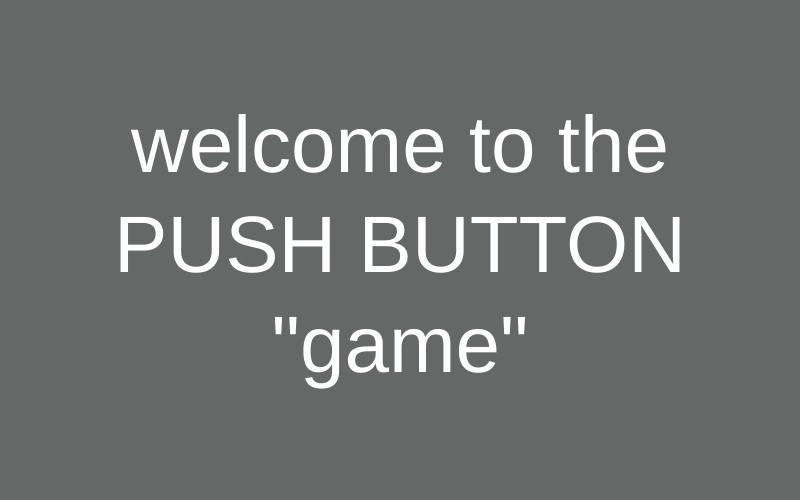
Frame 1 (no input)
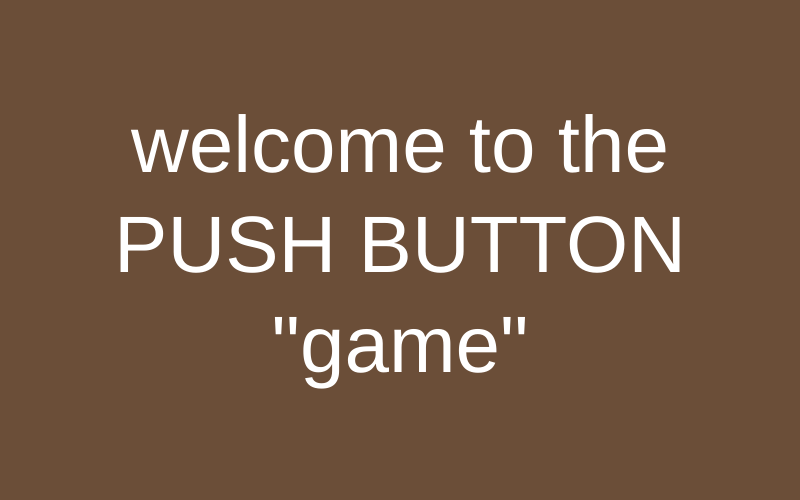
Frame 60 (no input)
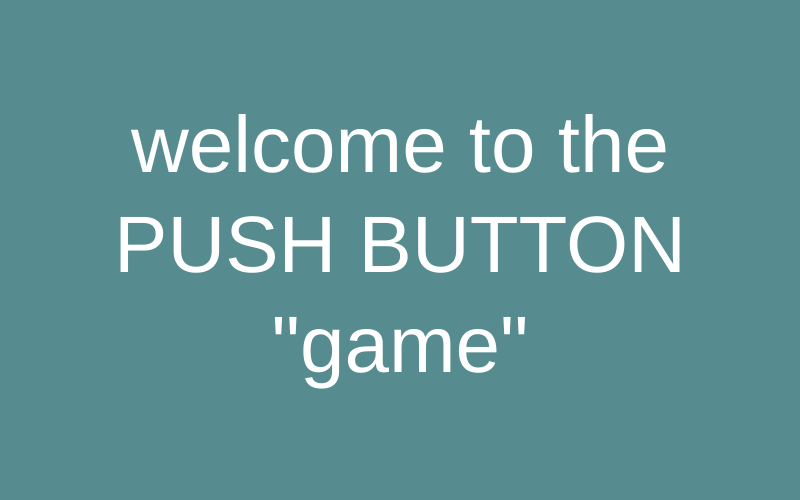
Frame 120 (the mouse pressed at the canvas centre since frame 60)

The p5.js sketch that drew these frames (run headless with seeded random() and noise() and a simulated clock; from frame 60 on, the mouse is pressed at the canvas centre):

// p5.js sketch
// ── sketch.js
var sceneState = {
  INTRO: 0,
  GAME: 1,
  WIN: 2,
  LOSE: 3
};

var currentState = sceneState.INTRO;

var keyOn = false;
var tutorialTimer;
var gameTimer;
var gameTimePressed;
const timeForTutorial = 3000;
const timeForGame = 5000;

function setup() {
  createCanvas(800, 500);
}

function draw() {
  drawScene(currentState);
  checkTransition(currentState);
  keyOn = false;
}

function drawScene(whichScene) {
  switch (currentState) {
    case sceneState.INTRO:
      background(100 + sin(frameCount * 0.05) * 50, 100 + sin(frameCount * 0.06) * 50, 100 + sin(frameCount * 0.07) * 50);
      fill(255);
      textSize(80);
      textAlign(CENTER, CENTER);
      text("welcome to the\nPUSH BUTTON\n\"game\"", width/2, height/2);
      break;
    case sceneState.TUTORIAL:
      if (millis() > tutorialTimer + timeForTutorial) {
        background(150, 200, 200);
        fill(0);
        textSize(48);
        textAlign(CENTER, CENTER);
        text("HOW TO PLAY...", width/2, height/2 - 100);
        textSize(32);
        text("try to hit a key exactly when\nthe counter hits zero", width/2, height/2);

        textSize(24);
        text("notice that this screen progresses\nwhen hitting a key only after a\ntimer has been completed", width/2, height/2 + 120);
        text("OK now you can hit a key", width/2, height/2 + 190);
      } else {
        background(150, 200, 250);
        fill(0);
        textSize(48);
        textAlign(CENTER, CENTER);
        text("HOW TO PLAY...", width/2, height/2 - 100);
        textSize(32);
        text("try to hit a key exactly when\nthe counter hits zero", width/2, height/2);

        textSize(24);
        text("notice that this screen progresses\nwhen hitting a key only after a\ntimer has been completed", width/2, height/2 + 120);
      }
      break;
    case sceneState.GAME:
      var timeLeft = (timeForGame - (millis() - gameTimer))/1000;
      background(map(timeLeft, 5, 0, 255, 0), 250, 150);
      fill(0);
      textSize(164);
      textAlign(CENTER, CENTER);
      text(timeLeft.toFixed(1), width/2, height/2);
      break;
    case sceneState.WIN:
      background(127 + sin(frameCount * 0.05) * 127, 127 + sin(frameCount * 0.06) * 127, 127 + sin(frameCount * 0.07) * 127);
      fill(0);
      textSize(64);
      textAlign(CENTER, CENTER);
      text("You WIN!\n" + "result: " + gameTimePressed, width/2, height/2 - 70);
      textSize(24);
      text("Press any key to return to title", width/2, height - 100);
      fill(255);
      textSize(64);
      text("You WIN!\n" + "result: " + gameTimePressed, width/2 + 5, height/2 - 75);
      textSize(24);
      text("Press any key to return to title", width/2 + 2, height - 102);
      break; 
    case sceneState.LOSE:
      background(10, 10, 10);
      fill(255);
      textSize(64);
      textAlign(CENTER, CENTER);
      text("You lose...\n" + "result: " + gameTimePressed, width/2, height/2);
      textSize(24);
      text("Press any key to try again", width/2, height - 100);
    default:
      break;
  }
}

function checkTransition(whichScene) {
  switch (whichScene) {
    case sceneState.INTRO:
      if (keyOn) {
        currentState++;
        setUpScene(currentState);
      }
      break;
    case sceneState.TUTORIAL:
      if (millis() > tutorialTimer + timeForTutorial) {
        if (keyOn) {
          currentState++;
          setUpScene(currentState);      
        }
      }
      break;
    case sceneState.GAME:
      if (keyOn) {
        gameTimePressed = (timeForGame - (millis() - gameTimer))/1000;
        gameTimePressed = gameTimePressed.toFixed(3);

        if (gameTimePressed < 0.1 && gameTimePressed > -0.1) {
          currentState = sceneState.WIN;      
        } else {
          currentState = sceneState.LOSE;
        }
        setUpScene(currentState);
      }
      break;
    case sceneState.WIN:
      if (keyOn) {
        currentState = sceneState.INTRO;
        setUpScene(currentState);
      }
      break;
    case sceneState.LOSE:
      if (keyOn) {
        currentState = sceneState.GAME;
        setUpScene(currentState);
      }
      break;
    default:
      break;
  }
}

function setUpScene(whichScene) {
  switch (whichScene) {
    case sceneState.INTRO:
      break;
    case sceneState.TUTORIAL:
      tutorialTimer = millis();
      break;
    case sceneState.GAME:
      gameTimer = millis();
      break;
    case sceneState.END:
      break;
    default:
      break;
  }
}

function keyPressed() {
  keyOn = true;
}
